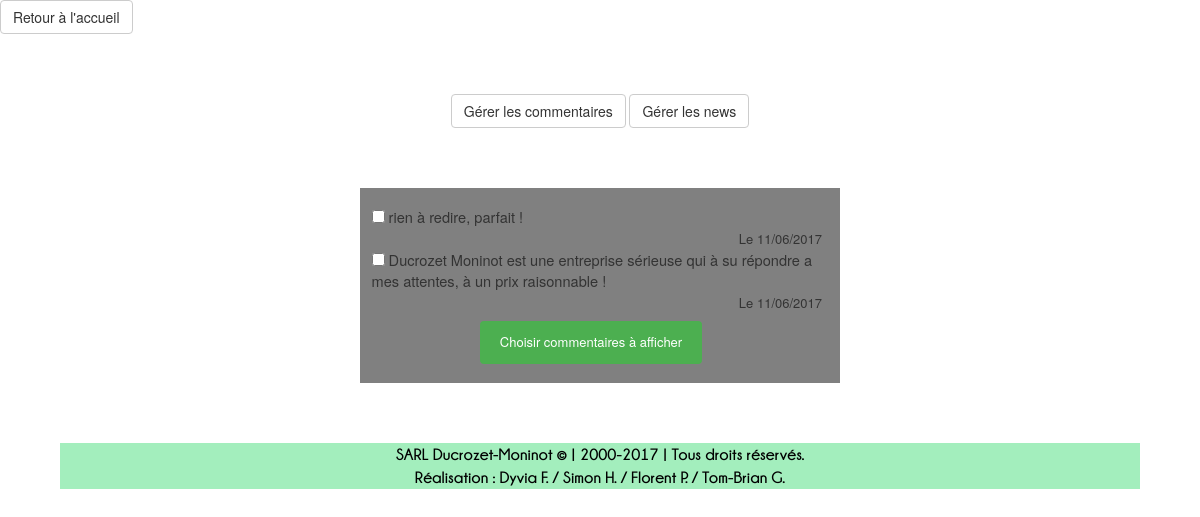
The app's page /admin_avis.php with its own data.
### tables this page shows
CREATE TABLE `commentaires` (
  `id` int(11) NOT NULL,
  `auteur` varchar(255) NOT NULL,
  `commentaire` text NOT NULL,
  `date_commentaire` datetime NOT NULL,
  `afficher` tinyint(1) NOT NULL
);

### admin_avis.php (the view, shortened to what this page needs)
<!DOCTYPE html>
<html>
<head>
        <link href="css/bootstrap.min.css" rel="stylesheet">
        <link rel="stylesheet" href="style_global.css">
        <link rel="stylesheet" href="style.css">
    </head>
<body>
    <a class="btn btn-default" href="index.php" role="link-button">Retour à l'accueil</a>
    <?php include("admin.php"); ?>
    <div id="admin">
<?php
            try {
                $bdd=new PDO ('mysql:host=localhost;dbname=bdd','root','');
            }
            catch (Exception $e)
            {
                die('Erreur : '.$e->getMessage());
            }
            $req=$bdd->query('SELECT id,commentaire,DATE_FORMAT(date_commentaire,\'%d/%m/%Y\') AS date_commentaire_fr FROM commentaires ORDER BY date_commentaire DESC');?>
            <?php while($donnees = $req->fetch())
            { ?>
                 <form action ="checkbox.php" method="post">
                <?php
                $id=$donnees['id'];?>
                <section id="commentaireside">
                <input type="checkbox" name="coche[]" value=" <?php echo($id);?> " >
                    <?php echo $donnees['commentaire'];?> <br \>
                </section>
                <date>
                Le <?php echo $donnees['date_commentaire_fr'];?>
                <br \>
                </date>
            <?php } ?>
                <section id="boutonenvoi">
             <input type="submit" value="Choisir commentaires à afficher" />
                     </section>
            </form>
            <br \>
            </div>
    <footer>
            <?php include("footer.php"); ?>
        </footer>
        </body>
    </html>

### style_global.css (style rules this page uses)
footer { margin-left: 5%; margin-right: 5%; margin-top: 2.5%; margin-bottom: 0%; background-color: rgba(171,105,77,1); text-align: center; color: white; background-color: rgba(72,222,125,0.5); }
#admin { margin-left: 30%; margin-right: 30%; margin-top: 5%; margin-bottom: 5%; padding-top: 1.5%; padding-right: 1.5%; z-index: 3; text-align: right; font-size:calc(0.5em + 0.5vw); background-color: grey; }
#boutonenvoi { margin-top: 2%; text-align: center; }
#commentaireside { margin-left: 2%; margin-right: 2%; margin-bottom: 0.5%; padding-left: 0.5%; text-align: left; font-size:calc(0.2em + 1vw); }

### style.css (style rules this page uses)
input[type=submit] { background-color: #4CAF50; color: white; padding: 12px 20px; border: none; border-radius: 4px; cursor: pointer; }

### records on screen
commentaires: commentaire "rien à redire, parfait !", date_commentaire_fr "11/06/2017"
commentaires: commentaire "Ducrozet Moninot est une entreprise sérieuse qui à su répondre a mes attentes, à un prix raisonnable !", date_commentaire_fr "11/06/2017"
